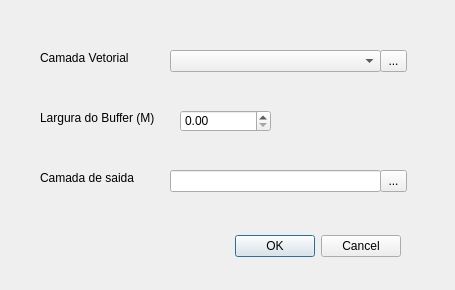
<?xml version="1.0" encoding="UTF-8"?>
<ui version="4.0">
 <class>Teste_Plugin_BufferDialogBase</class>
 <widget class="QDialog" name="Teste_Plugin_BufferDialogBase">
  <property name="geometry">
   <rect>
    <x>0</x>
    <y>0</y>
    <width>455</width>
    <height>290</height>
   </rect>
  </property>
  <property name="windowTitle">
   <string>Teste Plugin Buffer </string>
  </property>
  <widget class="QDialogButtonBox" name="button_box">
   <property name="geometry">
    <rect>
     <x>210</x>
     <y>230</y>
     <width>191</width>
     <height>32</height>
    </rect>
   </property>
   <property name="orientation">
    <enum>Qt::Horizontal</enum>
   </property>
   <property name="standardButtons">
    <set>QDialogButtonBox::Cancel|QDialogButtonBox::Ok</set>
   </property>
  </widget>
  <widget class="QLabel" name="label">
   <property name="geometry">
    <rect>
     <x>40</x>
     <y>50</y>
     <width>111</width>
     <height>16</height>
    </rect>
   </property>
   <property name="text">
    <string>Camada Vetorial</string>
   </property>
  </widget>
  <widget class="QLabel" name="label_2">
   <property name="geometry">
    <rect>
     <x>40</x>
     <y>110</y>
     <width>131</width>
     <height>16</height>
    </rect>
   </property>
   <property name="text">
    <string>Largura do Buffer (M)</string>
   </property>
  </widget>
  <widget class="QLabel" name="label_3">
   <property name="geometry">
    <rect>
     <x>40</x>
     <y>170</y>
     <width>111</width>
     <height>16</height>
    </rect>
   </property>
   <property name="text">
    <string>Camada de saida</string>
   </property>
  </widget>
  <widget class="QComboBox" name="comboBox">
   <property name="geometry">
    <rect>
     <x>170</x>
     <y>50</y>
     <width>211</width>
     <height>22</height>
    </rect>
   </property>
  </widget>
  <widget class="QDoubleSpinBox" name="doubleSpinBox">
   <property name="geometry">
    <rect>
     <x>180</x>
     <y>110</y>
     <width>91</width>
     <height>22</height>
    </rect>
   </property>
  </widget>
  <widget class="QLineEdit" name="lineEdit">
   <property name="geometry">
    <rect>
     <x>170</x>
     <y>170</y>
     <width>211</width>
     <height>22</height>
    </rect>
   </property>
  </widget>
  <widget class="QToolButton" name="toolButton">
   <property name="geometry">
    <rect>
     <x>380</x>
     <y>50</y>
     <width>27</width>
     <height>22</height>
    </rect>
   </property>
   <property name="text">
    <string>...</string>
   </property>
  </widget>
  <widget class="QToolButton" name="toolButton_2">
   <property name="geometry">
    <rect>
     <x>380</x>
     <y>170</y>
     <width>27</width>
     <height>22</height>
    </rect>
   </property>
   <property name="text">
    <string>...</string>
   </property>
  </widget>
 </widget>
 <resources/>
 <connections>
  <connection>
   <sender>button_box</sender>
   <signal>accepted()</signal>
   <receiver>Teste_Plugin_BufferDialogBase</receiver>
   <slot>accept()</slot>
   <hints>
    <hint type="sourcelabel">
     <x>20</x>
     <y>20</y>
    </hint>
    <hint type="destinationlabel">
     <x>20</x>
     <y>20</y>
    </hint>
   </hints>
  </connection>
  <connection>
   <sender>button_box</sender>
   <signal>rejected()</signal>
   <receiver>Teste_Plugin_BufferDialogBase</receiver>
   <slot>reject()</slot>
   <hints>
    <hint type="sourcelabel">
     <x>20</x>
     <y>20</y>
    </hint>
    <hint type="destinationlabel">
     <x>20</x>
     <y>20</y>
    </hint>
   </hints>
  </connection>
 </connections>
</ui>
